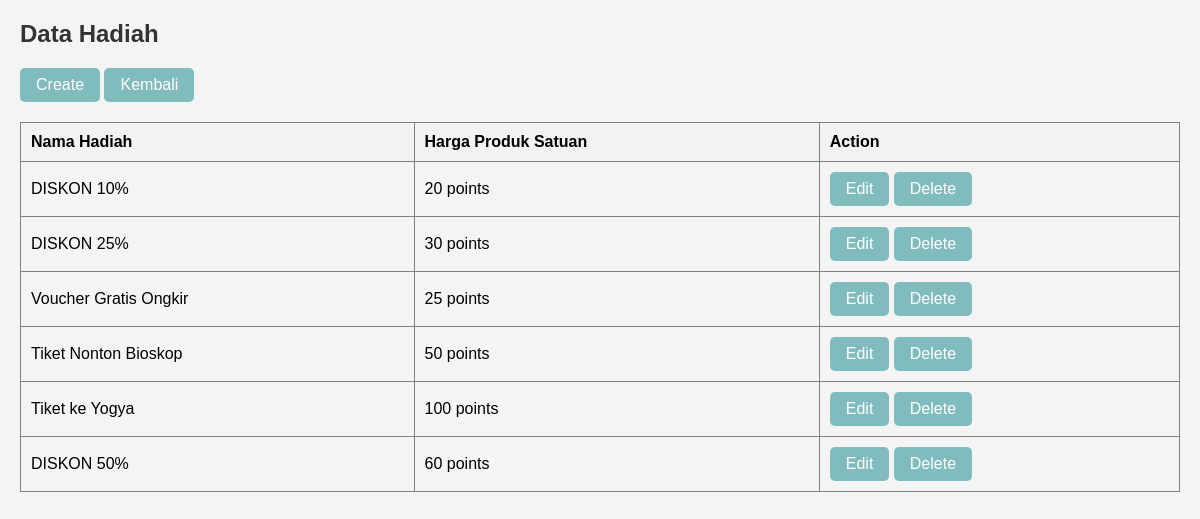
Page /sistem_loyalty/data_hadiah/read.php (signed in) on the committed database.
### tables this page shows
CREATE TABLE `hadiah` (
  `id_hadiah` int(10) NOT NULL AUTO_INCREMENT,
  `nama_hadiah` varchar(100) DEFAULT NULL,
  `harga_produk_satuan` int(20) DEFAULT NULL,
  PRIMARY KEY (`id_hadiah`)
);

### sistem_loyalty/data_hadiah/read.php (the view, shortened to what this page needs)
<?php
include "../koneksi.php";
?>
<!DOCTYPE html>
<html lang="en">
<head>
</head>
<body>
<div class="container">
    <h2>Data Hadiah</h2>
    <a href="http://localhost/sistem_loyalty/data_hadiah/create.php" class="button">Create</a>
    <a href="http://localhost/sistem_loyalty/tukar_poin/loyaltyShop.php" class="button">Kembali</a>
    <table border='1'>
        <tr>
            <th>Nama Hadiah</th>
            <th>Harga Produk Satuan</th>
            <th>Action</th>
        </tr>
        <?php
        $query = "SELECT * FROM hadiah";
        $result = mysqli_query($koneksi, $query);
        if(!$result){
            echo "query gagal!";
        }
        else{
            while($row = mysqli_fetch_assoc($result)){
                echo "<tr>
                        <td>".$row['nama_hadiah']."</td>
                        <td>".$row['harga_produk_satuan']." points</td>
                        <td>
                            <a href='http://localhost/sistem_loyalty/data_hadiah/update.php?id=".$row['id_hadiah']."' class='button'>Edit</a>
                            <a href='http://localhost/sistem_loyalty/data_hadiah/delete.php?id=".$row['id_hadiah']."' class='button'>Delete</a>
                        </td>
                      </tr>";
            }
        }
        ?>
    </table>
</div>
</body>
</html>

### sistem_loyalty/data_hadiah/read.php (style rules this page uses)
* { box-sizing: border-box; }
body { font-family: Arial, sans-serif; background-color: #f4f4f4; margin: 0; padding: 0; }
.container { margin: 20px; }
h2 { color: #333; }
table { width: 100%; border-collapse: collapse; margin-top: 20px; }
th { background-color: #f2f2f2; }
th, td { padding: 10px; text-align: left; }
a.button { display: inline-block; padding: 8px 16px; text-decoration: none; background-color: #80BCBD; color: white; border-radius: 5px; cursor: pointer; }

### rows in the picture
hadiah: nama_hadiah "DISKON 10%", harga_produk_satuan "20"
hadiah: nama_hadiah "DISKON 25%", harga_produk_satuan "30"
hadiah: nama_hadiah "Voucher Gratis Ongkir", harga_produk_satuan "25"
hadiah: nama_hadiah "Tiket Nonton Bioskop", harga_produk_satuan "50"
hadiah: nama_hadiah "Tiket ke Yogya", harga_produk_satuan "100"
hadiah: nama_hadiah "DISKON 50%", harga_produk_satuan "60"
